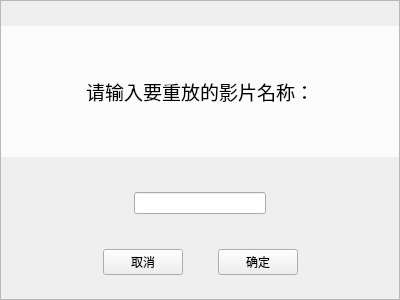
<?xml version="1.0" encoding="UTF-8"?>
<ui version="4.0">
 <class>MyAddOld</class>
 <widget class="QWidget" name="MyAddOld">
  <property name="geometry">
   <rect>
    <x>0</x>
    <y>0</y>
    <width>400</width>
    <height>300</height>
   </rect>
  </property>
  <property name="windowTitle">
   <string>Form</string>
  </property>
  <layout class="QHBoxLayout" name="horizontalLayout_2">
   <property name="leftMargin">
    <number>0</number>
   </property>
   <property name="topMargin">
    <number>0</number>
   </property>
   <property name="rightMargin">
    <number>0</number>
   </property>
   <property name="bottomMargin">
    <number>0</number>
   </property>
   <item>
    <widget class="QFrame" name="background">
     <property name="sizePolicy">
      <sizepolicy hsizetype="Expanding" vsizetype="Expanding">
       <horstretch>0</horstretch>
       <verstretch>0</verstretch>
      </sizepolicy>
     </property>
     <property name="frameShape">
      <enum>QFrame::StyledPanel</enum>
     </property>
     <property name="frameShadow">
      <enum>QFrame::Raised</enum>
     </property>
     <layout class="QVBoxLayout" name="verticalLayout_2">
      <property name="leftMargin">
       <number>0</number>
      </property>
      <property name="topMargin">
       <number>20</number>
      </property>
      <property name="rightMargin">
       <number>0</number>
      </property>
      <item>
       <layout class="QVBoxLayout" name="verticalLayout" stretch="1,1,1">
        <property name="spacing">
         <number>35</number>
        </property>
        <property name="topMargin">
         <number>5</number>
        </property>
        <property name="bottomMargin">
         <number>10</number>
        </property>
        <item>
         <widget class="QLabel" name="label">
          <property name="font">
           <font>
            <family>华文中宋</family>
            <pointsize>14</pointsize>
           </font>
          </property>
          <property name="styleSheet">
           <string notr="true">background-color: rgba(255, 255, 255, 190);</string>
          </property>
          <property name="text">
           <string>请输入要重放的影片名称：</string>
          </property>
          <property name="alignment">
           <set>Qt::AlignCenter</set>
          </property>
         </widget>
        </item>
        <item>
         <layout class="QHBoxLayout" name="horizontalLayout_3">
          <property name="spacing">
           <number>5</number>
          </property>
          <item>
           <spacer name="horizontalSpacer">
            <property name="orientation">
             <enum>Qt::Horizontal</enum>
            </property>
            <property name="sizeHint" stdset="0">
             <size>
              <width>40</width>
              <height>20</height>
             </size>
            </property>
           </spacer>
          </item>
          <item>
           <widget class="QLineEdit" name="movieNameInput"/>
          </item>
          <item>
           <spacer name="horizontalSpacer_2">
            <property name="orientation">
             <enum>Qt::Horizontal</enum>
            </property>
            <property name="sizeHint" stdset="0">
             <size>
              <width>40</width>
              <height>20</height>
             </size>
            </property>
           </spacer>
          </item>
         </layout>
        </item>
        <item>
         <layout class="QHBoxLayout" name="horizontalLayout">
          <property name="bottomMargin">
           <number>5</number>
          </property>
          <item>
           <spacer name="horizontalSpacer_3">
            <property name="orientation">
             <enum>Qt::Horizontal</enum>
            </property>
            <property name="sizeHint" stdset="0">
             <size>
              <width>40</width>
              <height>20</height>
             </size>
            </property>
           </spacer>
          </item>
          <item>
           <widget class="QPushButton" name="returnButton">
            <property name="text">
             <string>取消</string>
            </property>
           </widget>
          </item>
          <item>
           <widget class="QPushButton" name="confirmButton">
            <property name="text">
             <string>确定</string>
            </property>
           </widget>
          </item>
          <item>
           <spacer name="horizontalSpacer_4">
            <property name="orientation">
             <enum>Qt::Horizontal</enum>
            </property>
            <property name="sizeHint" stdset="0">
             <size>
              <width>40</width>
              <height>20</height>
             </size>
            </property>
           </spacer>
          </item>
         </layout>
        </item>
       </layout>
      </item>
     </layout>
    </widget>
   </item>
  </layout>
 </widget>
 <resources/>
 <connections/>
</ui>
